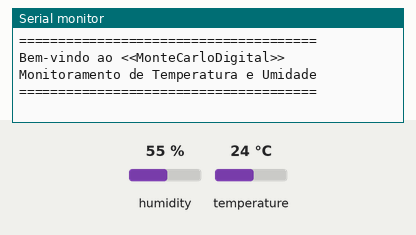
Recording of a sketch running on a simulated Arduino Uno, built with avr-gcc and run on an emulated ATmega328P. On the bench: the last lines printed to the serial monitor. The inputs (shaded band) are chosen by the test bench; at power-on: humidity 55 %, temperature 24 °C.

Above: at 1.2 s.
1.3 s: humidity set to 22 %
At 2.7 s:
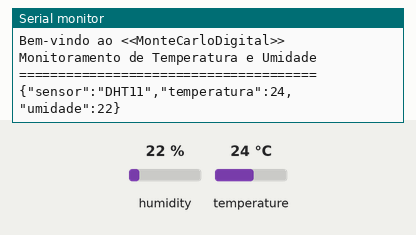
5.6 s: temperature set to 12 °C
At 7.7 s:
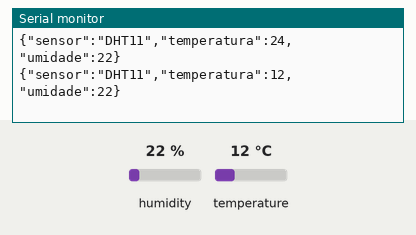
8.6 s: humidity set to 40 %
At 11.4 s:
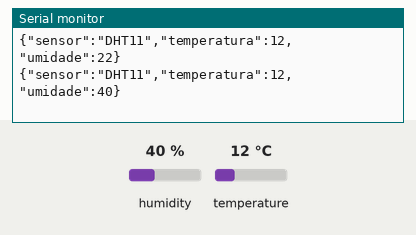

The sketch:

DHT_JSON_nodeRED.ino
```cpp
#include <ArduinoJson.h>
#include "DHT.h"

const int pino_dht = 8;
float temperatura, umidade;
DHT dht(pino_dht, DHT11);

void setup(){
  Serial.begin(9600);
  dht.begin();

  Serial.println("======================================");
  Serial.println("Bem-vindo ao <<MonteCarloDigital>>");
  Serial.println("Monitoramento de Temperatura e Umidade");
  Serial.println("======================================");
}

void loop(){
  delay(2000);

  temperatura = dht.readTemperature();
  umidade = dht.readHumidity();

  if(isnan(umidade) || isnan(temperatura)){
    Serial.println("[MonteCarloDigital]:( ERRO: Falha na leitura do sensor DHT!");
  } else{
    StaticJsonDocument<200> doc;
    doc["sensor"] = "DHT11";
    doc["temperatura"] = temperatura;
    doc["umidade"] = umidade;

    String json;
    serializeJson(doc, json);
    Serial.println(json);
  }
}
```

Measured:
- after the input at 1.3 s, the serial monitor: prints a new line after 0.82 s (image 1)
- after the input at 5.6 s, the serial monitor: prints a new line after 0.57 s (image 2)
- after the input at 8.6 s, the serial monitor: prints a new line after 1.6 s (image 3)
